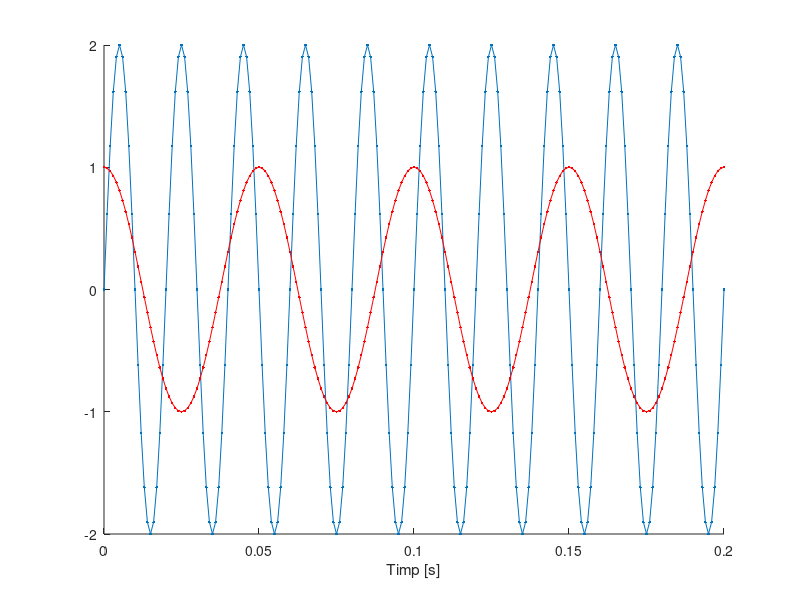
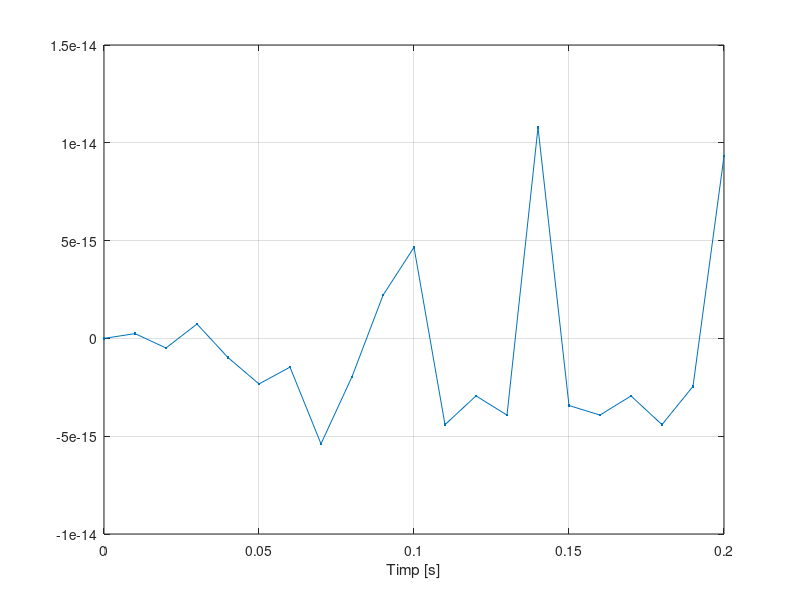
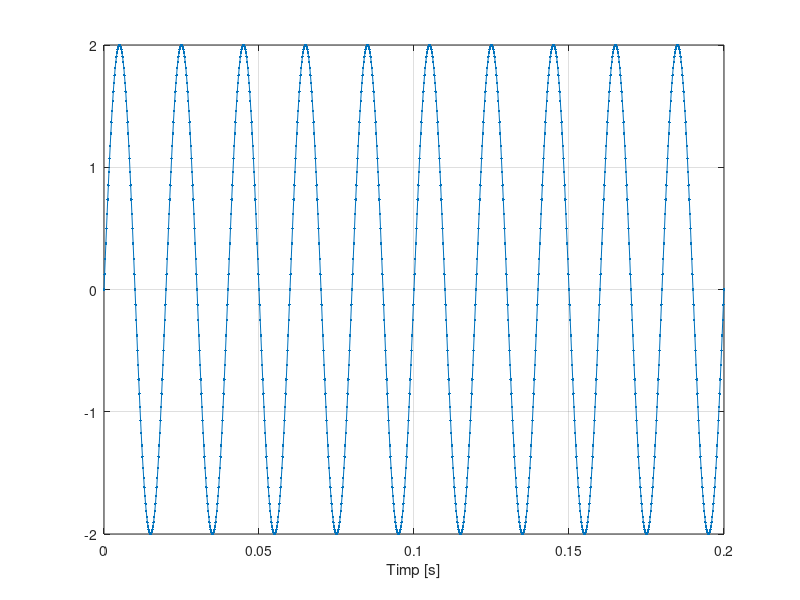

These figures' MATLAB source, in order:
F = 50;
t = 0:0.001:0.2;
s = 2*sin(2*pi*F*t);
F2=20;
c=cos(2*pi*F2*t);
figure(1)
hold on
plot(t,s,'.-'),xlabel('Timp [s]'),grid
plot(t,c,'r.-'),xlabel('Timp [s]'),grid
hold off

t1=0:0.01:0.2;
s1 = 2*sin(2*pi*F*t1);
figure(2)
plot(t1,s1,'.-'),xlabel('Timp [s]'),grid

t2=0:0.0002:0.2;
s2 = 2*sin(2*pi*F*t2);
figure(3)
plot(t2,s2,'.-'),xlabel('Timp [s]'),grid
